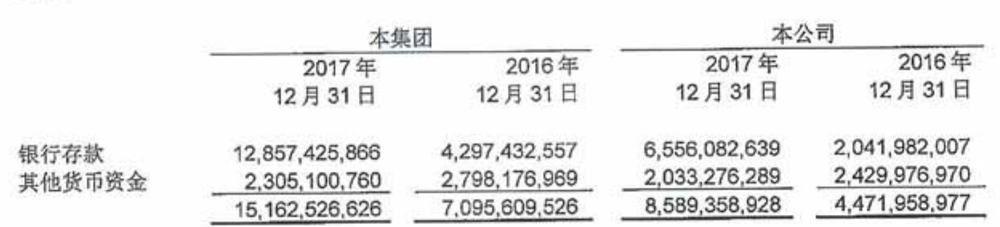
#> input picture PyWindow2/tmp/img/page_1_tbl_0.png, 1000 x 227 px, shrunk from 1873 x 426 before the run, found by its file name; its folder holds only this picture in this run
$ python remove_cols.py ../PyWindow2/tmp/img/page_1_tbl_0.png
#> lines starting #> are read from the running program, lines starting #| are printed output that depends on the picture; after the words box and inside, x2 and y2 are one past the last pixel; in counts of white or black regions, pixels touching at a corner belong together
import numpy as np
import sys
import cv2 as cv
import os


def show_wait(winname, img):
    cv.imshow(winname, img)
    cv.moveWindow(winname, 500, 0)
    cv.waitKey(0)
    cv.destroyWindow(winname)


def remove_table_lines(imgPath, newImgPath, remove_horizontal=True, remove_vertical=True):
#> called with remove_horizontal = False, remove_vertical = True
    if not os.path.exists(imgPath):
        print("imageg not exists!")
        return -1

    # Load the image
    src = cv.imread(imgPath, cv.IMREAD_COLOR)
#> src is the input picture: shape (227, 1000, 3); mean B, G, R 234.3, 234.2, 234.2
    if src is None:
        print('Error opening image: ' + sys.argv[0])
        return -1

    # gray and bin
    if len(src.shape) != 2:
        gray = cv.cvtColor(src, cv.COLOR_BGR2GRAY)
    else:
        gray = src

    #show_wait("gray", gray)
    gray_bw = cv.bitwise_not(gray)
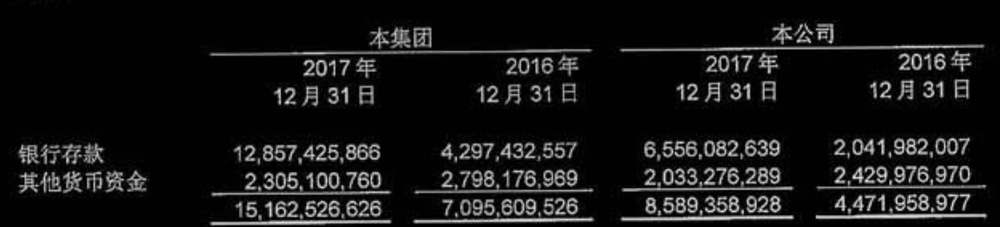
#> gray_bw: shape (227, 1000); min 0, max 229, mean 20.8
    bw = cv.adaptiveThreshold(gray_bw, 255, cv.ADAPTIVE_THRESH_MEAN_C, \
                              cv.THRESH_BINARY, 15, -2)
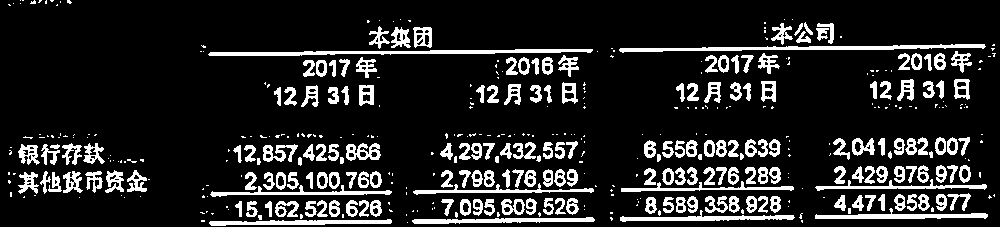
#> bw: shape (227, 1000); 14.2% white; 450 white regions (252 under 20 px), largest, box (x1, y1, x2, y2) and area: (208, 49, 593, 56) 1387, (619, 44, 986, 53) 1351, (815, 208, 988, 219) 794
    #show_wait("binary", bw)


    # initialize
    horizontal = np.copy(bw)
    vertical = np.copy(bw)


    if remove_vertical:
        # 1.get bitwise
        v_cols = horizontal.shape[1]
#> v_cols = 1000
        horizontal_size = 20  # this parameter is about the metric of font, just try to change it when final effect is not good
        horizontalStructure = cv.getStructuringElement(cv.MORPH_RECT, (horizontal_size, 1))
        horizontal = cv.erode(horizontal, horizontalStructure)
#> horizontal: shape (227, 1000); 2.9% white; 22 white regions (12 under 20 px), largest, box (x1, y1, x2, y2) and area: (218, 49, 584, 56) 1231, (629, 44, 977, 52) 1155, (825, 214, 979, 219) 663
        horizontal = cv.dilate(horizontal, horizontalStructure)
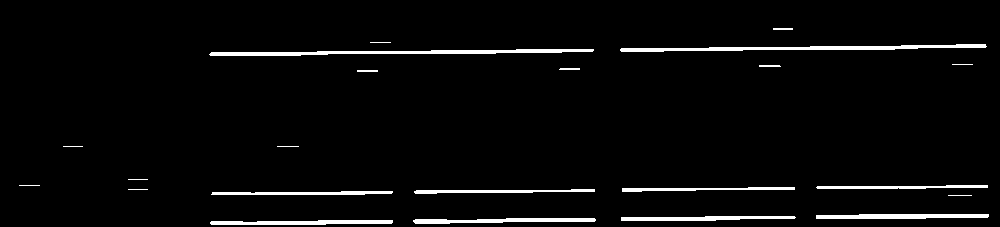
#> horizontal: shape (227, 1000); 3.5% white; 22 white regions, largest, box (x1, y1, x2, y2) and area: (209, 49, 594, 56) 1364, (620, 44, 987, 52) 1307, (816, 214, 989, 219) 758
        horizontal = cv.bitwise_not(horizontal)
        show_wait("horizontal_bitwise", horizontal)
        (v_rows, v_cols) = np.where(horizontal < 50)
#> v_rows = 7937 values from 28 to 224; v_cols = 7937 values, max 988 at index 5203, min 19 at index 2941, mean 593.2

        # 1.get bitwise
        rows = vertical.shape[0]
#> rows = 227
        vertical_size = 20  # this parameter is about the metric of font, just try to change it when final effect is not good
        verticalStructure = cv.getStructuringElement(cv.MORPH_RECT, (1, vertical_size))
        vertical = cv.erode(vertical, verticalStructure)
#> vertical: shape (227, 1000); 0.04% white in thin lines or dots, all inside (x1, y1, x2, y2) = (28, 33, 969, 185)
        vertical = cv.dilate(vertical, verticalStructure)
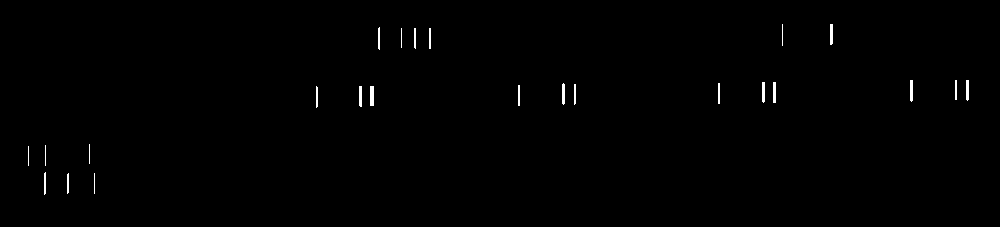
#> vertical: shape (227, 1000); 0.47% white; 24 white regions, largest, box (x1, y1, x2, y2) and area: (370, 86, 374, 106) 80, (910, 80, 913, 102) 64, (773, 82, 776, 103) 63
        vertical = cv.bitwise_not(vertical)
        #show_wait("vertical_bitwise", vertical)
        # 2.extract edges
        vertical_edges = cv.adaptiveThreshold(vertical, 255, cv.ADAPTIVE_THRESH_MEAN_C, \
                                              cv.THRESH_BINARY, 3, -2)
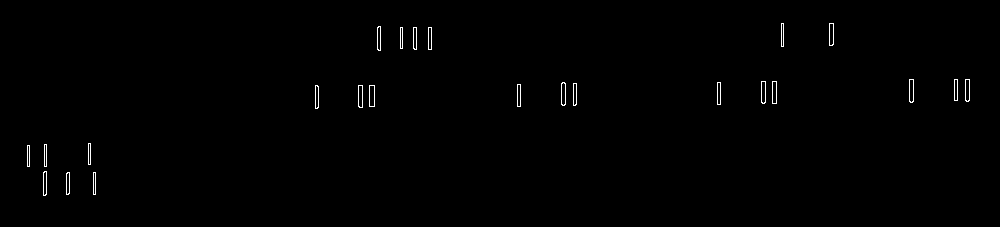
#> vertical_edges: shape (227, 1000); 0.53% white in thin lines or dots, all inside (x1, y1, x2, y2) = (27, 23, 970, 196)
        kernel = np.ones((2, 2), np.uint8)
        vertical_edges = cv.dilate(vertical_edges, kernel)
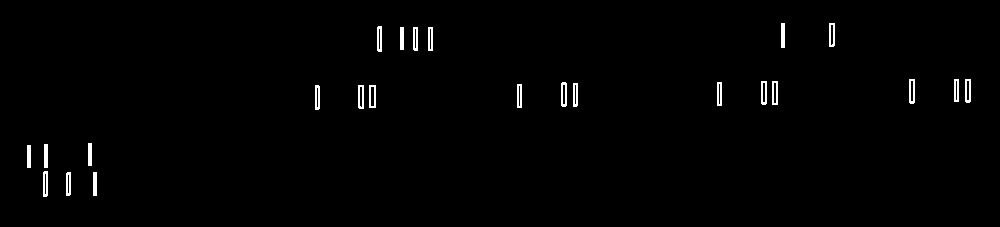
#> vertical_edges: shape (227, 1000); 1.1% white in thin lines or dots, all inside (x1, y1, x2, y2) = (27, 23, 971, 197)
        #show_wait("dilate_vertical", vertical_edges)
        (rows, cols) = np.where(vertical_edges > 200)
#> rows = 2424 values from 23 to 196; cols = 2424 values, max 970 at index 620, min 27 at index 1852, mean 480.7
        gray[rows, cols] = 255
        gray[v_rows, v_cols] = 0
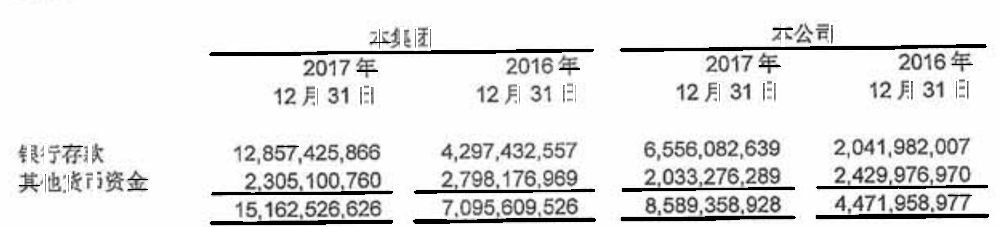
#> gray: shape (227, 1000); min 0, max 255, mean 230.2
        # Show image without vertical_edges
        show_wait("removed vertical_edges", gray)
        cv.imwrite(newImgPath, gray)

    if remove_horizontal:
        # 1.get bitwise
        cols = horizontal.shape[1]
        horizontal_size = 20  # this parameter is about the metric of font, just try to change it when final effect is not good
        horizontalStructure = cv.getStructuringElement(cv.MORPH_RECT, (horizontal_size, 1))
        horizontal = cv.erode(horizontal, horizontalStructure)
        horizontal = cv.dilate(horizontal, horizontalStructure)
        horizontal = cv.bitwise_not(horizontal)
        #show_wait("horizontal_bitwise", horizontal)
        # 2.extract edges
        horizontal_edges = cv.adaptiveThreshold(horizontal, 255, cv.ADAPTIVE_THRESH_MEAN_C, \
                                                cv.THRESH_BINARY, 3, -2)
        kernel = np.ones((2, 2), np.uint8)
        horizontal_edges = cv.dilate(horizontal_edges, kernel)
        #show_wait("dilate_edges", horizontal_edges)
        (rows, cols) = np.where(horizontal_edges > 200)
        gray[rows, cols] = 0

        # Show image without horizontal_edges
        #show_wait("removed horizontal_edges", gray)

    return 0

def read_file(root_path):
    imglist = list(filter(lambda fn: fn.lower().endswith('.jpg') or fn.lower().endswith('.png'),
                          os.listdir(os.path.join(root_path, "img"))))
    for idx in range(len(imglist)):
        imgfn = imglist[idx]
        oldfn = os.path.join(root_path, "img", imgfn)
        newfn = os.path.join(root_path, "remove_v_img", imgfn)
        #print("oldfn:", oldfn)
        #print("newfn:", newfn)
        remove_table_lines(oldfn, newfn, False, True)
        print(idx, "/", len(imglist))


if __name__ == "__main__":
    root_path = "/Users/Shared/D/2020fall_study/thinklab/code/newGFTE/SciTSR/train"
    read_file(root_path)
    root_path = "/Users/Shared/D/2020fall_study/thinklab/code/newGFTE/SciTSR/test"
    read_file(root_path)
'''
    image_Path = "/Users/Shared/D/2020fall_study/thinklab/code/newGFTE/try/img/0704.3878v1.1.png"
    newImgPath = "/Users/Shared/D/2020fall_study/thinklab/code/newGFTE/try/new_img/0704.3878v1.1.png"
    remove_table_lines(image_Path, newImgPath, False, True)
'''
